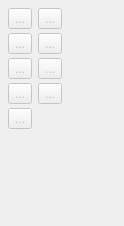
           <widget class="QWidget" name="arcs_Page">
            <property name="geometry">
             <rect>
              <x>0</x>
              <y>0</y>
              <width>124</width>
              <height>226</height>
             </rect>
            </property>
            <property name="sizePolicy">
             <sizepolicy hsizetype="Preferred" vsizetype="Maximum">
              <horstretch>0</horstretch>
              <verstretch>0</verstretch>
             </sizepolicy>
            </property>
            <property name="toolTip">
             <string>Tools for creating arcs.</string>
            </property>
            <attribute name="icon">
             <iconset resource="share/resources/toolicon.qrc">
              <normaloff>:/toolicon/32x32/arcs_toolbox.png</normaloff>:/toolicon/32x32/arcs_toolbox.png</iconset>
            </attribute>
            <attribute name="label">
             <string>Arc</string>
            </attribute>
            <attribute name="toolTip">
             <string>Arc</string>
            </attribute>
            <layout class="QFormLayout" name="formLayout_11">
             <property name="verticalSpacing">
              <number>4</number>
             </property>
             <property name="leftMargin">
              <number>8</number>
             </property>
             <property name="topMargin">
              <number>8</number>
             </property>
             <property name="rightMargin">
              <number>8</number>
             </property>
             <property name="bottomMargin">
              <number>8</number>
             </property>
             <item row="1" column="0">
              <widget class="QToolButton" name="arc_ToolButton">
               <property name="enabled">
                <bool>false</bool>
               </property>
               <property name="toolTip">
                <string>Arc - Radius and Angles (Alt+A)</string>
               </property>
               <property name="text">
                <string notr="true">...</string>
               </property>
               <property name="icon">
                <iconset resource="share/resources/toolicon.qrc">
                 <normaloff>:/toolicon/32x32/arc.png</normaloff>:/toolicon/32x32/arc.png</iconset>
               </property>
               <property name="iconSize">
                <size>
                 <width>32</width>
                 <height>32</height>
                </size>
               </property>
               <property name="checkable">
                <bool>true</bool>
               </property>
              </widget>
             </item>
             <item row="1" column="1">
              <widget class="QToolButton" name="pointAlongArc_ToolButton">
               <property name="enabled">
                <bool>false</bool>
               </property>
               <property name="toolTip">
                <string>Point - On Arc (O, A)</string>
               </property>
               <property name="text">
                <string notr="true">...</string>
               </property>
               <property name="icon">
                <iconset resource="share/resources/toolicon.qrc">
                 <normaloff>:/toolicon/32x32/arc_cut.png</normaloff>:/toolicon/32x32/arc_cut.png</iconset>
               </property>
               <property name="iconSize">
                <size>
                 <width>32</width>
                 <height>32</height>
                </size>
               </property>
               <property name="checkable">
                <bool>true</bool>
               </property>
              </widget>
             </item>
             <item row="2" column="0">
              <widget class="QToolButton" name="arcIntersectAxis_ToolButton">
               <property name="enabled">
                <bool>false</bool>
               </property>
               <property name="toolTip">
                <string>Point - Intersect Arc and Axis (A, X)</string>
               </property>
               <property name="text">
                <string notr="true">...</string>
               </property>
               <property name="icon">
                <iconset resource="share/resources/toolicon.qrc">
                 <normaloff>:/toolicon/32x32/arc_intersect_axis.png</normaloff>:/toolicon/32x32/arc_intersect_axis.png</iconset>
               </property>
               <property name="iconSize">
                <size>
                 <width>32</width>
                 <height>32</height>
                </size>
               </property>
               <property name="checkable">
                <bool>true</bool>
               </property>
              </widget>
             </item>
             <item row="2" column="1">
              <widget class="QToolButton" name="pointOfIntersectionArcs_ToolButton">
               <property name="enabled">
                <bool>false</bool>
               </property>
               <property name="toolTip">
                <string>Point - Intersect Arcs (I, A)</string>
               </property>
               <property name="text">
                <string notr="true">...</string>
               </property>
               <property name="icon">
                <iconset resource="share/resources/toolicon.qrc">
                 <normaloff>:/toolicon/32x32/point_of_intersection_arcs.png</normaloff>:/toolicon/32x32/point_of_intersection_arcs.png</iconset>
               </property>
               <property name="iconSize">
                <size>
                 <width>32</width>
                 <height>32</height>
                </size>
               </property>
               <property name="checkable">
                <bool>true</bool>
               </property>
              </widget>
             </item>
             <item row="3" column="0">
              <widget class="QToolButton" name="pointOfIntersectionCircles_ToolButton">
               <property name="enabled">
                <bool>false</bool>
               </property>
               <property name="toolTip">
                <string>Point - Intersect Circles (Shift+I, Shift+C)</string>
               </property>
               <property name="text">
                <string notr="true">...</string>
               </property>
               <property name="icon">
                <iconset resource="share/resources/toolicon.qrc">
                 <normaloff>:/toolicon/32x32/point_of_intersection_circles.png</normaloff>:/toolicon/32x32/point_of_intersection_circles.png</iconset>
               </property>
               <property name="iconSize">
                <size>
                 <width>32</width>
                 <height>32</height>
                </size>
               </property>
               <property name="checkable">
                <bool>true</bool>
               </property>
              </widget>
             </item>
             <item row="3" column="1">
              <widget class="QToolButton" name="pointFromCircleAndTangent_ToolButton">
               <property name="enabled">
                <bool>false</bool>
               </property>
               <property name="toolTip">
                <string>Point - Intersect Circle and Tangent (C, T)</string>
               </property>
               <property name="text">
                <string notr="true">...</string>
               </property>
               <property name="icon">
                <iconset resource="share/resources/toolicon.qrc">
                 <normaloff>:/toolicon/32x32/point_from_circle_and_tangent.png</normaloff>:/toolicon/32x32/point_from_circle_and_tangent.png</iconset>
               </property>
               <property name="iconSize">
                <size>
                 <width>32</width>
                 <height>32</height>
                </size>
               </property>
               <property name="checkable">
                <bool>true</bool>
               </property>
              </widget>
             </item>
             <item row="4" column="0">
              <widget class="QToolButton" name="pointFromArcAndTangent_ToolButton">
               <property name="enabled">
                <bool>false</bool>
               </property>
               <property name="toolTip">
                <string>Point - Intersect Arc and Tangent (A, T)</string>
               </property>
               <property name="text">
                <string notr="true">...</string>
               </property>
               <property name="icon">
                <iconset resource="share/resources/toolicon.qrc">
                 <normaloff>:/toolicon/32x32/point_from_arc_and_tangent.png</normaloff>:/toolicon/32x32/point_from_arc_and_tangent.png</iconset>
               </property>
               <property name="iconSize">
                <size>
                 <width>32</width>
                 <height>32</height>
                </size>
               </property>
               <property name="checkable">
                <bool>true</bool>
               </property>
              </widget>
             </item>
             <item row="4" column="1">
              <widget class="QToolButton" name="arcWithLength_ToolButton">
               <property name="enabled">
                <bool>false</bool>
               </property>
               <property name="toolTip">
                <string>Arc - Radius and Length (Alt+Shift+A)</string>
               </property>
               <property name="text">
                <string notr="true">...</string>
               </property>
               <property name="icon">
                <iconset resource="share/resources/toolicon.qrc">
                 <normaloff>:/toolicon/32x32/arc_with_length.png</normaloff>:/toolicon/32x32/arc_with_length.png</iconset>
               </property>
               <property name="iconSize">
                <size>
                 <width>32</width>
                 <height>32</height>
                </size>
               </property>
               <property name="checkable">
                <bool>true</bool>
               </property>
              </widget>
             </item>
             <item row="5" column="0">
              <widget class="QToolButton" name="ellipticalArc_ToolButton">
               <property name="enabled">
                <bool>false</bool>
               </property>
               <property name="toolTip">
                <string>Arc - Elliptical (Alt+E)</string>
               </property>
               <property name="text">
                <string notr="true">...</string>
               </property>
               <property name="icon">
                <iconset resource="share/resources/toolicon.qrc">
                 <normaloff>:/toolicon/32x32/el_arc.png</normaloff>:/toolicon/32x32/el_arc.png</iconset>
               </property>
               <property name="iconSize">
                <size>
                 <width>32</width>
                 <height>32</height>
                </size>
               </property>
               <property name="checkable">
                <bool>true</bool>
               </property>
              </widget>
             </item>
            </layout>
           </widget>
